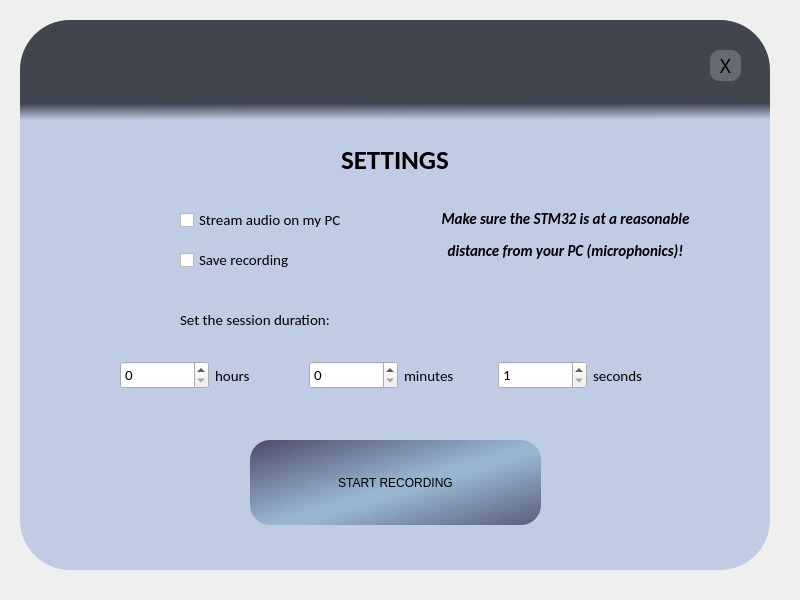
<?xml version="1.0" encoding="UTF-8"?>
<ui version="4.0">
 <class>MainWindow</class>
 <widget class="QMainWindow" name="MainWindow">
  <property name="geometry">
   <rect>
    <x>0</x>
    <y>0</y>
    <width>800</width>
    <height>600</height>
   </rect>
  </property>
  <property name="windowTitle">
   <string>MainWindow</string>
  </property>
  <widget class="QWidget" name="centralwidget">
   <widget class="QWidget" name="widget" native="true">
    <property name="geometry">
     <rect>
      <x>20</x>
      <y>20</y>
      <width>750</width>
      <height>550</height>
     </rect>
    </property>
    <property name="styleSheet">
     <string notr="true">QPushButton {
	font: 14pt &quot;Arial Rounded MT Bold&quot;;
border-radius: 20px;
}

QPushButton#recordBtn {
background-color: qlineargradient(spread:reflect, x1:0, y1:0, x2:0.553, y2:0.533409, stop:0.00497512 rgba(78, 75, 108, 255), stop:0.935323 rgba(151, 180, 209, 255))
}

QPushButton#editBtn {
color: white;
background-color:qlineargradient(spread:reflect, x1:0, y1:0, x2:0.513, y2:0.499318, stop:0 rgba(160, 193, 221, 255), stop:0.955224 rgba(74, 99, 119, 255))
}

QPushButton#editBtn:hover, #recordBtn:hover, #exitBtn:hover {
background-color: qlineargradient(spread:pad, x1:0, y1:0, x2:0.731905, y2:0.755, stop:0 rgba(255, 221, 221, 255), stop:0.955224 rgba(238, 103, 100, 255))
}

QPushButton#exitBtn {
background-color: rgba(195, 195, 195, 0.3);
border-radius: 10px; 
}</string>
    </property>
    <widget class="QLabel" name="mainLabel">
     <property name="geometry">
      <rect>
       <x>0</x>
       <y>0</y>
       <width>750</width>
       <height>550</height>
      </rect>
     </property>
     <property name="styleSheet">
      <string notr="true">border-radius: 50px;
background-color: rgb(191, 204, 228);</string>
     </property>
     <property name="text">
      <string/>
     </property>
    </widget>
    <widget class="QLabel" name="micLabel">
     <property name="geometry">
      <rect>
       <x>30</x>
       <y>130</y>
       <width>80</width>
       <height>80</height>
      </rect>
     </property>
     <property name="text">
      <string/>
     </property>
     <property name="pixmap">
      <pixmap>imgs/microphone.png</pixmap>
     </property>
     <property name="scaledContents">
      <bool>true</bool>
     </property>
     <property name="alignment">
      <set>Qt::AlignCenter</set>
     </property>
    </widget>
    <widget class="QLabel" name="header">
     <property name="geometry">
      <rect>
       <x>0</x>
       <y>0</y>
       <width>750</width>
       <height>70</height>
      </rect>
     </property>
     <property name="font">
      <font>
       <family>Arial Rounded MT Bold</family>
       <pointsize>28</pointsize>
      </font>
     </property>
     <property name="styleSheet">
      <string notr="true">border-top-left-radius: 50px;
border-top-right-radius: 50px;
background-color: rgb(64, 69, 79);
</string>
     </property>
     <property name="text">
      <string/>
     </property>
     <property name="alignment">
      <set>Qt::AlignCenter</set>
     </property>
     <property name="margin">
      <number>10</number>
     </property>
    </widget>
    <widget class="QLabel" name="headerLabel">
     <property name="geometry">
      <rect>
       <x>200</x>
       <y>10</y>
       <width>352</width>
       <height>71</height>
      </rect>
     </property>
     <property name="text">
      <string/>
     </property>
     <property name="pixmap">
      <pixmap>imgs/Webp.net-resizeimage.png</pixmap>
     </property>
     <property name="scaledContents">
      <bool>true</bool>
     </property>
    </widget>
    <widget class="QLabel" name="headerFade">
     <property name="geometry">
      <rect>
       <x>0</x>
       <y>70</y>
       <width>750</width>
       <height>30</height>
      </rect>
     </property>
     <property name="font">
      <font>
       <family>Arial Rounded MT Bold</family>
       <pointsize>28</pointsize>
      </font>
     </property>
     <property name="styleSheet">
      <string notr="true">background-color: qlineargradient(spread:pad, x1:0.511975, y1:0.443, x2:0.522, y2:1, stop:0 rgba(64, 69, 79, 255), stop:1 rgba(64, 69, 79, 0))</string>
     </property>
     <property name="text">
      <string/>
     </property>
     <property name="alignment">
      <set>Qt::AlignCenter</set>
     </property>
     <property name="margin">
      <number>10</number>
     </property>
    </widget>
    <widget class="QPushButton" name="exitBtn">
     <property name="geometry">
      <rect>
       <x>690</x>
       <y>30</y>
       <width>31</width>
       <height>31</height>
      </rect>
     </property>
     <property name="font">
      <font>
       <family>Arial Rounded MT Bold</family>
       <pointsize>14</pointsize>
       <weight>50</weight>
       <italic>false</italic>
       <bold>false</bold>
      </font>
     </property>
     <property name="text">
      <string>X</string>
     </property>
    </widget>
    <widget class="QPushButton" name="recordBtn">
     <property name="geometry">
      <rect>
       <x>230</x>
       <y>420</y>
       <width>291</width>
       <height>85</height>
      </rect>
     </property>
     <property name="styleSheet">
      <string notr="true"/>
     </property>
     <property name="text">
      <string>START RECORDING</string>
     </property>
    </widget>
    <widget class="QCheckBox" name="streamCheck">
     <property name="geometry">
      <rect>
       <x>160</x>
       <y>180</y>
       <width>200</width>
       <height>40</height>
      </rect>
     </property>
     <property name="font">
      <font>
       <family>Calibri</family>
       <pointsize>11</pointsize>
      </font>
     </property>
     <property name="text">
      <string>Stream audio on my PC</string>
     </property>
    </widget>
    <widget class="QLabel" name="settingsLabel">
     <property name="geometry">
      <rect>
       <x>300</x>
       <y>120</y>
       <width>150</width>
       <height>40</height>
      </rect>
     </property>
     <property name="font">
      <font>
       <family>Calibri</family>
       <pointsize>20</pointsize>
       <weight>75</weight>
       <bold>true</bold>
      </font>
     </property>
     <property name="text">
      <string>SETTINGS</string>
     </property>
     <property name="alignment">
      <set>Qt::AlignCenter</set>
     </property>
    </widget>
    <widget class="QLabel" name="warningLabel">
     <property name="geometry">
      <rect>
       <x>390</x>
       <y>180</y>
       <width>311</width>
       <height>70</height>
      </rect>
     </property>
     <property name="font">
      <font>
       <family>Calibri</family>
       <pointsize>11</pointsize>
      </font>
     </property>
     <property name="text">
      <string>&lt;html&gt;&lt;head/&gt;&lt;body&gt;&lt;p&gt;&lt;span style=&quot; font-weight:600; font-style:italic;&quot;&gt;Make sure the STM32 is at a reasonable&lt;/span&gt;&lt;/p&gt;&lt;p&gt;&lt;span style=&quot; font-weight:600; font-style:italic;&quot;&gt;distance from your PC (microphonics)!&lt;/span&gt;&lt;/p&gt;&lt;/body&gt;&lt;/html&gt;</string>
     </property>
     <property name="alignment">
      <set>Qt::AlignCenter</set>
     </property>
    </widget>
    <widget class="QLabel" name="durationLabel">
     <property name="geometry">
      <rect>
       <x>160</x>
       <y>280</y>
       <width>200</width>
       <height>40</height>
      </rect>
     </property>
     <property name="font">
      <font>
       <family>Calibri</family>
       <pointsize>11</pointsize>
      </font>
     </property>
     <property name="text">
      <string>Set the session duration:</string>
     </property>
    </widget>
    <widget class="QCheckBox" name="saveCheck">
     <property name="geometry">
      <rect>
       <x>160</x>
       <y>220</y>
       <width>200</width>
       <height>40</height>
      </rect>
     </property>
     <property name="font">
      <font>
       <family>Calibri</family>
       <pointsize>11</pointsize>
      </font>
     </property>
     <property name="text">
      <string>Save recording</string>
     </property>
    </widget>
    <widget class="QWidget" name="gridLayoutWidget">
     <property name="geometry">
      <rect>
       <x>100</x>
       <y>320</y>
       <width>561</width>
       <height>71</height>
      </rect>
     </property>
     <layout class="QGridLayout" name="gridLayout">
      <item row="0" column="2">
       <layout class="QHBoxLayout" name="secondsLayout">
        <item>
         <widget class="QSpinBox" name="secondBox">
          <property name="font">
           <font>
            <family>Calibri</family>
            <pointsize>11</pointsize>
           </font>
          </property>
          <property name="minimum">
           <number>1</number>
          </property>
          <property name="maximum">
           <number>59</number>
          </property>
         </widget>
        </item>
        <item>
         <widget class="QLabel" name="secondLabel">
          <property name="font">
           <font>
            <family>Calibri</family>
            <pointsize>11</pointsize>
           </font>
          </property>
          <property name="text">
           <string>seconds</string>
          </property>
         </widget>
        </item>
       </layout>
      </item>
      <item row="0" column="0">
       <layout class="QHBoxLayout" name="hoursLayout">
        <item>
         <widget class="QSpinBox" name="hourBox">
          <property name="font">
           <font>
            <family>Calibri</family>
            <pointsize>11</pointsize>
           </font>
          </property>
          <property name="maximum">
           <number>23</number>
          </property>
         </widget>
        </item>
        <item>
         <widget class="QLabel" name="hourLabel">
          <property name="font">
           <font>
            <family>Calibri</family>
            <pointsize>11</pointsize>
           </font>
          </property>
          <property name="text">
           <string>hours</string>
          </property>
         </widget>
        </item>
       </layout>
      </item>
      <item row="0" column="1">
       <layout class="QHBoxLayout" name="minsLayout">
        <item>
         <widget class="QSpinBox" name="minBox">
          <property name="font">
           <font>
            <family>Calibri</family>
            <pointsize>11</pointsize>
           </font>
          </property>
          <property name="maximum">
           <number>59</number>
          </property>
         </widget>
        </item>
        <item>
         <widget class="QLabel" name="minLabel">
          <property name="font">
           <font>
            <family>Calibri</family>
            <pointsize>11</pointsize>
           </font>
          </property>
          <property name="text">
           <string>minutes</string>
          </property>
         </widget>
        </item>
       </layout>
      </item>
     </layout>
    </widget>
    <zorder>mainLabel</zorder>
    <zorder>micLabel</zorder>
    <zorder>header</zorder>
    <zorder>headerFade</zorder>
    <zorder>headerLabel</zorder>
    <zorder>exitBtn</zorder>
    <zorder>recordBtn</zorder>
    <zorder>streamCheck</zorder>
    <zorder>settingsLabel</zorder>
    <zorder>warningLabel</zorder>
    <zorder>durationLabel</zorder>
    <zorder>saveCheck</zorder>
    <zorder>gridLayoutWidget</zorder>
   </widget>
  </widget>
 </widget>
 <resources/>
 <connections/>
</ui>
